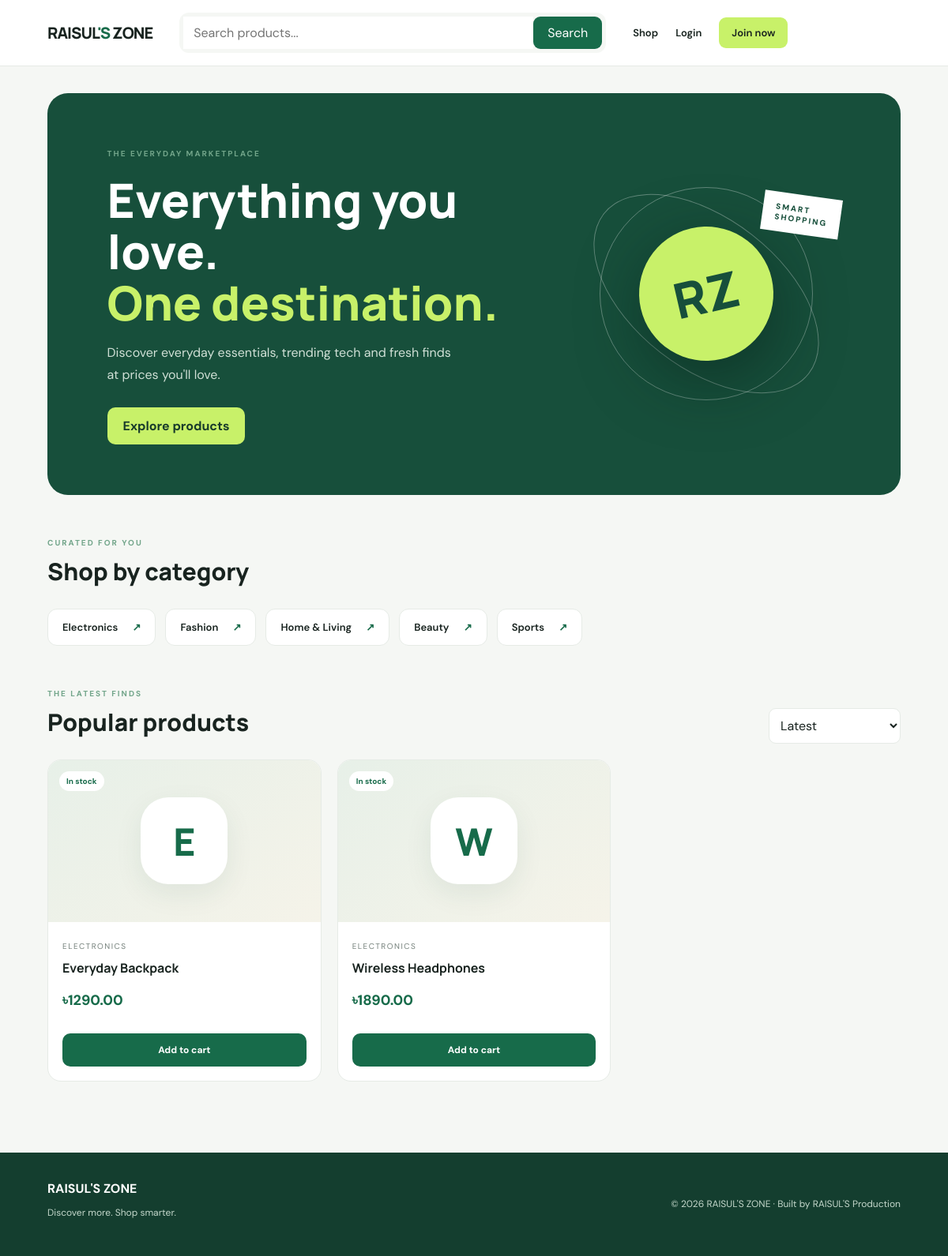
The page / on the database its author committed.
### app/models.py (models this page shows)
class Category(db.Model):
    id = db.Column(db.Integer, primary_key=True)
    name = db.Column(db.String(80), unique=True, nullable=False)
    slug = db.Column(db.String(100), unique=True, nullable=False)

class Product(db.Model):
    id = db.Column(db.Integer, primary_key=True)
    name = db.Column(db.String(160), nullable=False, index=True)
    description = db.Column(db.Text, default="")
    price = db.Column(db.Numeric(10, 2), nullable=False)
    stock = db.Column(db.Integer, default=0)
    image_url = db.Column(db.String(500), default="")
    category_id = db.Column(db.Integer, db.ForeignKey("category.id"))
    active = db.Column(db.Boolean, default=True)
    created_at = db.Column(db.DateTime, default=datetime.utcnow)
    category = db.relationship("Category")

### app/routes.py (the view)
@main.route("/")
def index():
    q = request.args.get("q", "").strip()
    category_id = request.args.get("category", type=int)
    query = Product.query.filter_by(active=True)
    if q:
        query = query.filter(Product.name.ilike(f"%{q}%"))
    if category_id:
        query = query.filter_by(category_id=category_id)
    sort = request.args.get("sort")
    if sort == "price_asc":
        query = query.order_by(Product.price.asc())
    elif sort == "price_desc":
        query = query.order_by(Product.price.desc())
    else:
        query = query.order_by(Product.created_at.desc())
    products = query.all()
    return render_template("index.html", products=products, categories=Category.query.all(), q=q)

### app/templates/index.html (shortened to what this page needs)
{% extends "base.html" %}
{% block content %}
<section class="hero">
  <div class="hero-copy"><span class="eyebrow">THE EVERYDAY MARKETPLACE</span><h1>Everything you love.<br><em>One destination.</em></h1>
  <p>Discover everyday essentials, trending tech and fresh finds at prices you'll love.</p>
  <a class="button light" href="#products">Explore products</a></div>
  <div class="hero-art"><div class="orbit orbit-one"></div><div class="orbit orbit-two"></div><div class="hero-tag">SMART<br>SHOPPING</div><div class="hero-disc">RZ</div></div>
</section>
<section class="section-head"><div><span class="eyebrow">CURATED FOR YOU</span><h2>Shop by category</h2></div></section>
<div class="category-row">
  {% for c in categories %}<a class="category-chip" href="{{ url_for('main.index', category=c.id) }}">{{ c.name }} <span>↗</span></a>{% endfor %}
</div>
<section id="products" class="section-head products-head"><div><span class="eyebrow">THE LATEST FINDS</span><h2>Popular products</h2></div>
<form method="get" class="sort-form"><select name="sort" onchange="this.form.submit()"><option value="">Latest</option></select></form></section>
<div class="product-grid">
{% for p in products %}
  <article class="product-card">
    <a class="product-image" href="{{ url_for('main.product_detail', product_id=p.id) }}"><div class="product-symbol">{{ p.name[:1]|upper }}</div><span class="stock-label">{{ 'In stock' if p.stock > 0 else 'Sold out' }}</span></a>
    <div class="product-info"><span class="product-category">{{ p.category.name if p.category else 'Featured' }}</span><h3><a href="{{ url_for('main.product_detail', product_id=p.id) }}">{{ p.name }}</a></h3><p class="price">৳{{ '%.2f'|format(p.price) }}</p>
    <form method="post" action="{{ url_for('main.add_to_cart', product_id=p.id) }}"><button class="button full" >Add to cart</button></form></div>
  </article>
{% else %}<div class="empty-state">No products found. Try another search.</div>{% endfor %}
</div>
{% endblock %}

### app/templates/base.html (shortened to what this page needs)
<!doctype html>
<html lang="en">
<head>
  <link rel="stylesheet" href="{{ url_for('static', filename='css/style.css') }}">
</head>
<body>
<header class="topbar">
  <a class="brand" href="{{ url_for('main.index') }}">RAISUL<span>'S</span> ZONE</a>
  <form class="search" action="{{ url_for('main.index') }}" method="get">
    <input name="q" placeholder="Search products..." value="{{ request.args.get('q','') }}">
    <button type="submit">Search</button>
  </form>
  <nav>
    <a href="{{ url_for('main.index') }}">Shop</a>
    {% if current_user.is_authenticated %}
      <a href="{{ url_for('main.cart') }}">Cart</a>
      <a href="{{ url_for('main.orders') }}">Orders</a>
      {% if current_user.role == 'admin' %}<a href="{{ url_for('admin.dashboard') }}">Admin</a><a href="{{ url_for('admin.orders') }}">Manage orders</a><div class="theme-tools" aria-label="Appearance settings"><select id="theme-mode" aria-label="Color mode"><option value="system">System</option><option value="light">Light</option><option value="dark">Dark</option></select><label class="theme-color-label" title="Change accent color">Accent <input id="theme-accent" type="color" value="#176b4a" aria-label="Accent color"></label></div>{% endif %}
      <a href="{{ url_for('auth.logout') }}">Logout</a>
    {% else %}
      <a href="{{ url_for('auth.login') }}">Login</a>
      <a class="nav-cta" href="{{ url_for('auth.register') }}">Join now</a>
    {% endif %}
  </nav>
</header>
<main class="container">
  {% block content %}{% endblock %}
</main>
<footer><div><strong>RAISUL'S ZONE</strong><p>Discover more. Shop smarter.</p></div><small>© {{ 2026 }} RAISUL'S ZONE · Built by RAISUL'S Production</small></footer>
</body>
</html>

### rows shown on the page
Category: name "Electronics"
Category: name "Fashion"
Category: name "Home & Living"
Category: name "Beauty"
Category: name "Sports"
Product: name "E", stock "In stock", category "ELECTRONICS", name "Everyday Backpack", price "1290.00"
Product: name "W", stock "In stock", category "ELECTRONICS", name "Wireless Headphones", price "1890.00"

### other values the page prints
{{ 2026 }} "2026"
